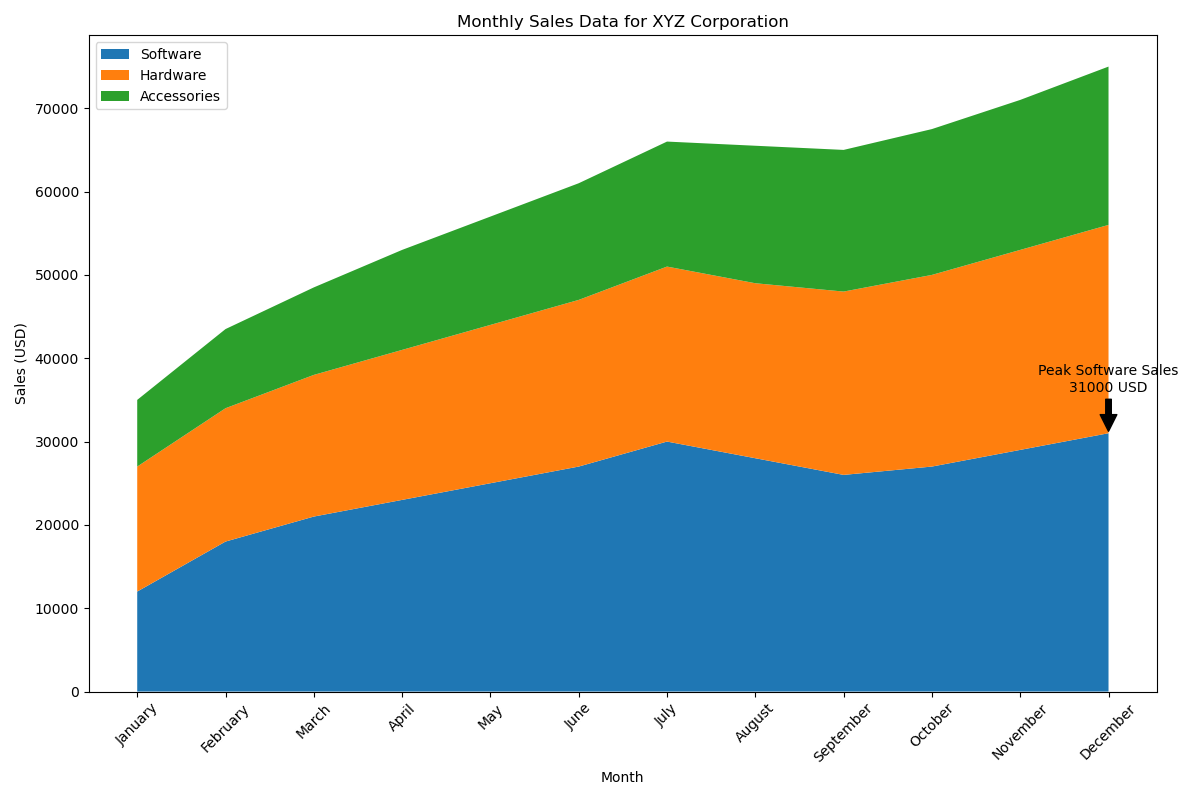

Source code (Python):

import matplotlib.pyplot as plt

# Table data of monthly sales for Software, Hardware, and Accessories
months = ['January', 'February', 'March', 'April', 'May', 'June', 
          'July', 'August', 'September', 'October', 'November', 'December']
software_sales = [12000, 18000, 21000, 23000, 25000, 27000, 30000, 28000, 26000, 27000, 29000, 31000]
hardware_sales = [15000, 16000, 17000, 18000, 19000, 20000, 21000, 21000, 22000, 23000, 24000, 25000]
accessories_sales = [8000, 9500, 10500, 12000, 13000, 14000, 15000, 16500, 17000, 17500, 18000, 19000]

# Stacked area chart
plt.figure(figsize=(12, 8))
plt.stackplot(months, software_sales, hardware_sales, accessories_sales, 
              labels=['Software', 'Hardware', 'Accessories'],
              colors=['#1f77b4', '#ff7f0e', '#2ca02c'])

# Customizing the plot with titles, labels and annotations
plt.title('Monthly Sales Data for XYZ Corporation')
plt.xlabel('Month')
plt.ylabel('Sales (USD)')
plt.legend(loc='upper left')
plt.xticks(rotation=45)

# Annotation example
peak_software_sales = max(software_sales)
peak_month = months[software_sales.index(peak_software_sales)]
plt.annotate(f'Peak Software Sales\n{peak_software_sales} USD',
             xy=(peak_month, peak_software_sales),
             xytext=(peak_month, peak_software_sales + 5000),
             arrowprops=dict(facecolor='black', shrink=0.05),
             horizontalalignment='center')

plt.tight_layout()
plt.show()
